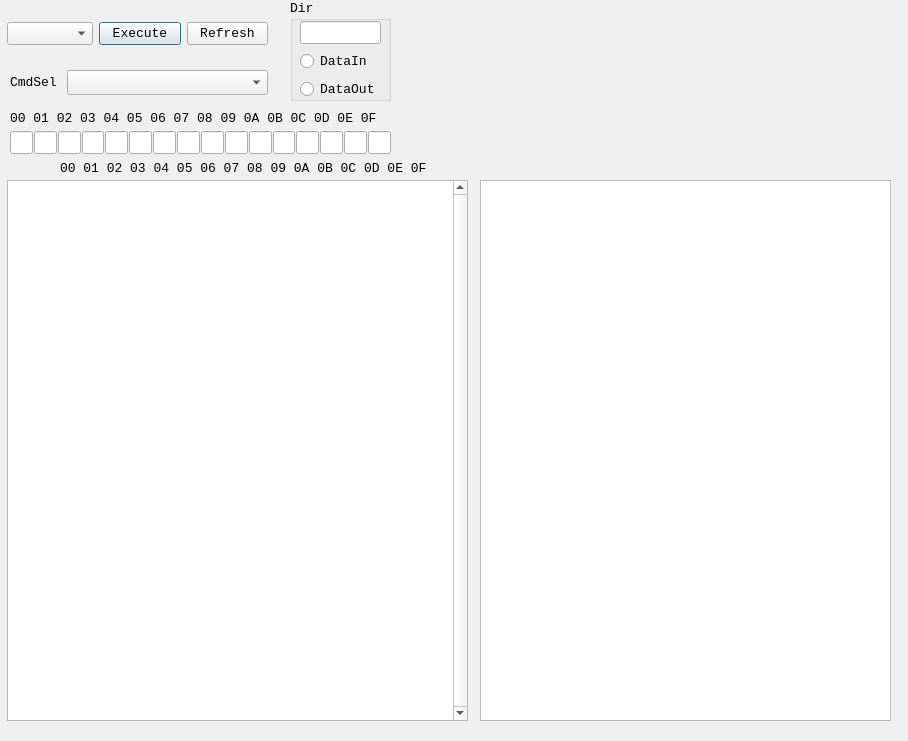
<?xml version="1.0" encoding="UTF-8"?>
<ui version="4.0">
 <class>Dialog</class>
 <widget class="QDialog" name="Dialog">
  <property name="geometry">
   <rect>
    <x>0</x>
    <y>0</y>
    <width>908</width>
    <height>741</height>
   </rect>
  </property>
  <property name="font">
   <font>
    <family>Courier New</family>
    <pointsize>10</pointsize>
   </font>
  </property>
  <property name="windowTitle">
   <string>UsbCmder</string>
  </property>
  <widget class="QGroupBox" name="groupBox">
   <property name="geometry">
    <rect>
     <x>290</x>
     <y>0</y>
     <width>101</width>
     <height>101</height>
    </rect>
   </property>
   <property name="title">
    <string>Dir</string>
   </property>
   <widget class="QWidget" name="layoutWidget">
    <property name="geometry">
     <rect>
      <x>10</x>
      <y>20</y>
      <width>81</width>
      <height>82</height>
     </rect>
    </property>
    <layout class="QVBoxLayout" name="verticalLayout">
     <item>
      <widget class="QLineEdit" name="txtDataLen"/>
     </item>
     <item>
      <widget class="QRadioButton" name="rdoDataIn">
       <property name="text">
        <string>DataIn</string>
       </property>
      </widget>
     </item>
     <item>
      <widget class="QRadioButton" name="rdoDataOut">
       <property name="text">
        <string>DataOut</string>
       </property>
      </widget>
     </item>
    </layout>
   </widget>
  </widget>
  <widget class="QComboBox" name="cboCmdSel">
   <property name="geometry">
    <rect>
     <x>67</x>
     <y>70</y>
     <width>201</width>
     <height>25</height>
    </rect>
   </property>
   <property name="font">
    <font>
     <family>Courier New</family>
     <pointsize>10</pointsize>
    </font>
   </property>
   <property name="maxVisibleItems">
    <number>30</number>
   </property>
  </widget>
  <widget class="QTextEdit" name="txtMainMsg">
   <property name="geometry">
    <rect>
     <x>7</x>
     <y>180</y>
     <width>461</width>
     <height>541</height>
    </rect>
   </property>
   <property name="font">
    <font>
     <family>Courier New</family>
     <pointsize>10</pointsize>
    </font>
   </property>
   <property name="verticalScrollBarPolicy">
    <enum>Qt::ScrollBarAlwaysOn</enum>
   </property>
   <property name="horizontalScrollBarPolicy">
    <enum>Qt::ScrollBarAsNeeded</enum>
   </property>
  </widget>
  <widget class="QWidget" name="layoutWidget">
   <property name="geometry">
    <rect>
     <x>10</x>
     <y>130</y>
     <width>381</width>
     <height>26</height>
    </rect>
   </property>
   <layout class="QHBoxLayout" name="horizontalLayout">
    <property name="spacing">
     <number>1</number>
    </property>
    <item>
     <widget class="QLineEdit" name="txtCdb_00"/>
    </item>
    <item>
     <widget class="QLineEdit" name="txtCdb_01"/>
    </item>
    <item>
     <widget class="QLineEdit" name="txtCdb_02"/>
    </item>
    <item>
     <widget class="QLineEdit" name="txtCdb_03"/>
    </item>
    <item>
     <widget class="QLineEdit" name="txtCdb_04"/>
    </item>
    <item>
     <widget class="QLineEdit" name="txtCdb_05"/>
    </item>
    <item>
     <widget class="QLineEdit" name="txtCdb_06"/>
    </item>
    <item>
     <widget class="QLineEdit" name="txtCdb_07"/>
    </item>
    <item>
     <widget class="QLineEdit" name="txtCdb_08"/>
    </item>
    <item>
     <widget class="QLineEdit" name="txtCdb_09"/>
    </item>
    <item>
     <widget class="QLineEdit" name="txtCdb_10"/>
    </item>
    <item>
     <widget class="QLineEdit" name="txtCdb_11"/>
    </item>
    <item>
     <widget class="QLineEdit" name="txtCdb_12"/>
    </item>
    <item>
     <widget class="QLineEdit" name="txtCdb_13"/>
    </item>
    <item>
     <widget class="QLineEdit" name="txtCdb_14"/>
    </item>
    <item>
     <widget class="QLineEdit" name="txtCdb_15"/>
    </item>
   </layout>
  </widget>
  <widget class="QWidget" name="layoutWidget">
   <property name="geometry">
    <rect>
     <x>7</x>
     <y>20</y>
     <width>261</width>
     <height>28</height>
    </rect>
   </property>
   <layout class="QHBoxLayout" name="horizontalLayout_2">
    <item>
     <widget class="QComboBox" name="cboDriveSel"/>
    </item>
    <item>
     <widget class="QPushButton" name="btnExecute">
      <property name="text">
       <string>Execute</string>
      </property>
     </widget>
    </item>
    <item>
     <widget class="QPushButton" name="btnRefresh">
      <property name="text">
       <string>Refresh</string>
      </property>
     </widget>
    </item>
   </layout>
  </widget>
  <widget class="QLabel" name="label">
   <property name="geometry">
    <rect>
     <x>60</x>
     <y>160</y>
     <width>391</width>
     <height>16</height>
    </rect>
   </property>
   <property name="font">
    <font>
     <family>Courier New</family>
     <pointsize>10</pointsize>
    </font>
   </property>
   <property name="text">
    <string>00 01 02 03 04 05 06 07 08 09 0A 0B 0C 0D 0E 0F</string>
   </property>
  </widget>
  <widget class="QTextEdit" name="txtAscii">
   <property name="geometry">
    <rect>
     <x>480</x>
     <y>180</y>
     <width>411</width>
     <height>541</height>
    </rect>
   </property>
   <property name="verticalScrollBarPolicy">
    <enum>Qt::ScrollBarAsNeeded</enum>
   </property>
   <property name="horizontalScrollBarPolicy">
    <enum>Qt::ScrollBarAsNeeded</enum>
   </property>
  </widget>
  <widget class="QLabel" name="label_2">
   <property name="geometry">
    <rect>
     <x>10</x>
     <y>74</y>
     <width>51</width>
     <height>16</height>
    </rect>
   </property>
   <property name="text">
    <string>CmdSel</string>
   </property>
  </widget>
  <widget class="QLabel" name="label_3">
   <property name="geometry">
    <rect>
     <x>10</x>
     <y>110</y>
     <width>381</width>
     <height>16</height>
    </rect>
   </property>
   <property name="text">
    <string>00 01 02 03 04 05 06 07 08 09 0A 0B 0C 0D 0E 0F</string>
   </property>
  </widget>
 </widget>
 <resources/>
 <connections/>
</ui>
